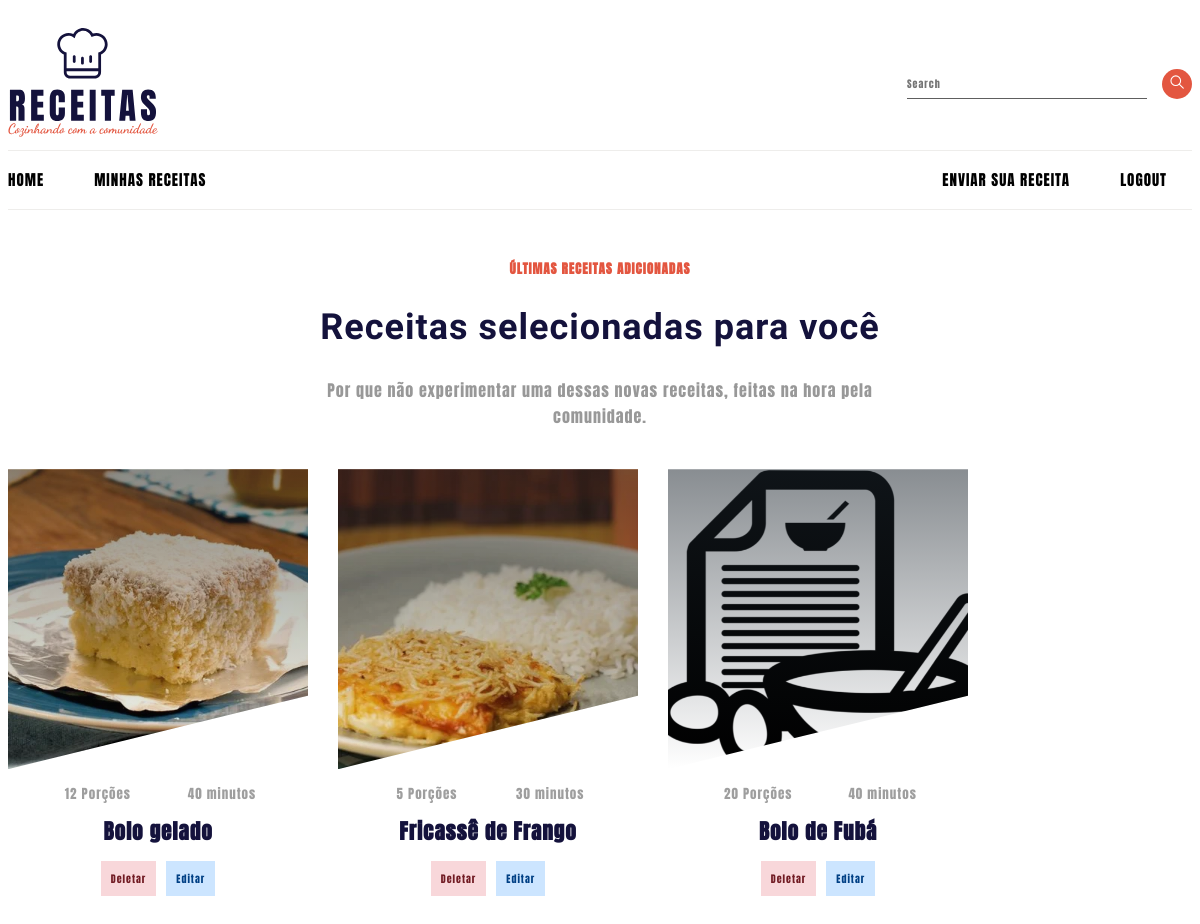
/dashboard (signed in), run on an earlier commit of the app's database.
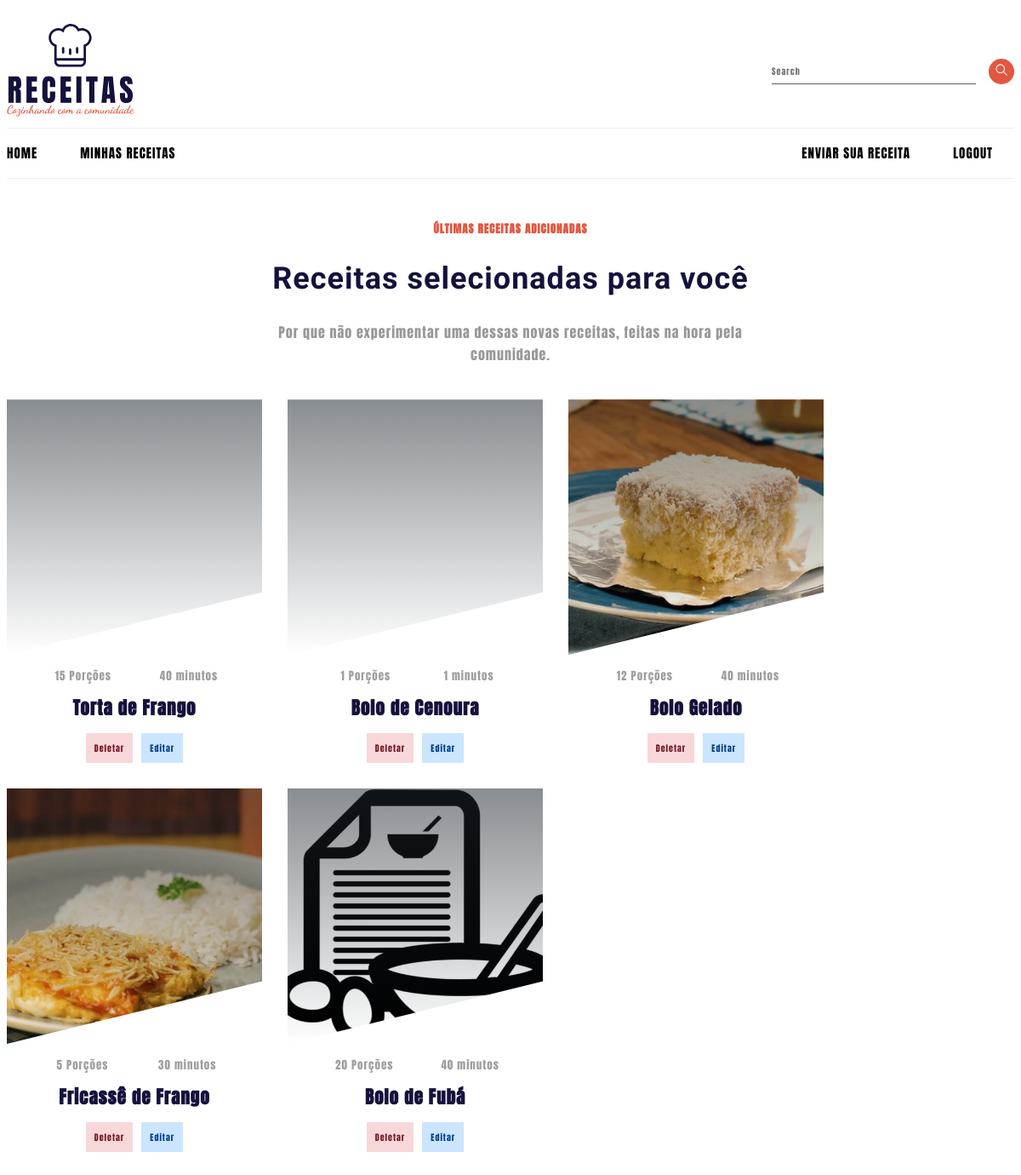
And on a later commit of the database.
### receitas/models.py (models this page shows, shortened)
class Receita(models.Model):
  pessoa = models.ForeignKey(User, on_delete = models.CASCADE)
  nome = models.CharField(max_length = 200)
  ingredientes = models.TextField()
  modo_preparo = models.TextField()
  tempo_preparo = models.IntegerField()
  rendimento = models.IntegerField()
  categoria = models.CharField(max_length = 100)
  data_receita = models.DateTimeField(default = datetime.now, blank = True)
  foto = models.ImageField(upload_to = 'fotos/%d/%m/%Y', blank = True)
  publicado = models.BooleanField(default = False)

### usuarios/views.py (the view)
# urls.py: path('dashboard', views.dashboard, name = 'dashboard'),
@login_required(login_url = 'login')
def dashboard(request):
    id = request.user.id
    receitas = Receita.objects.order_by('-data_receita').filter(pessoa=id)
    dados = { 'receitas' : receitas }
    return render(request, 'usuarios/dashboard.html', dados)

### templates/usuarios/dashboard.html (shortened to what this page needs)
{% extends 'base.html' %}
{% load static %}
{% block content %}
{% include 'partials/_menu.html' %}
<main>
  <header class="box__header">
    <h6>Últimas receitas adicionadas</h6>
    <h2>Receitas selecionadas para você</h2>
    <h5>Por que não experimentar uma dessas novas receitas, feitas na hora pela comunidade.</h5>
  </header>
  <div class="box__container">
    {% if receitas %}
      {% for receita in receitas %}
        <article class="recipe">
          <header class="header__recipe">
            {% if receita.foto == '' %}
              <a href="{% url 'receita' receita.id %}"><span class="thumbnail__recipe size__medium" style="background-image: url('{% static 'Image/receita_sem_imagem.png' %}');"></span></a>
            {% else %}
              <a href="{% url 'receita' receita.id %}"><span class="thumbnail__recipe size__medium" style="background-image: url('{{ receita.foto.url }}');"></span></a>
            {% endif %}
          </header>
          <div class="recipe__content">
            <footer class="recipe__footer">
              <div class="recipe__portions">
                <span>{{ receita.rendimento }} Porções</span>
              </div>
              <div class="recipe__cooking_time">
                <span>{{ receita.tempo_preparo }} minutos</span>
              </div>
            </footer>
            <h3 class="recipe__title">
              <a href="{% url 'receita' receita.id %}">{{ receita.nome }}</a>
            </h3>
          </div>
          <div class="buttons__recipe">
            <a href="{% url 'deleta_receita' receita.id %}" type="button" class="btn__delete">Deletar</a>
            <a href="{% url 'edita_receita' receita.id %}" type="button" class="btn__edit">Editar</a>
          </div>
        </article>
      {% endfor %}
    {% else %}
        <h2 class="sem__receita">Nenhuma Receita cadastrada!  :(</h2>
    {% endif %}
  </div>
</main>
{% endblock %}

### templates/base.html (shortened to what this page needs)
{% load static %}
<!DOCTYPE html>
<html lang="pt-BR">
<head>
  <link rel="stylesheet" href="{% static 'css/styles.css' %}">
</head>
<body>
  {% block content %}
  {% endblock %}
</body>
</html>

### templates/partials/_menu.html (shortened to what this page needs)
{% load static %}
<header>
  <div class="header__container">
    <div class="top-wrapper">
      <a href="{% url 'index' %}" class="branding__link">
        <img src="{% static 'Image/logo.svg' %}" alt="Receitas - Cozinhando com a comunidade">
      </a>
      <div class="search">
        <form action="{% url 'busca' %}" class="search__form">
          <input type="search" name="busca" class="search__form__field" placeholder="Search">
          <button class="search__form__button" aria-hidden="true">
          </button>
        </form>
      </div>
    </div>
    <div class="bottom__wrapper">
      {% if user.is_authenticated %}
        <nav class="navigation">
          <ul class="menu">
            <li class="menu__item"><a href="{% url 'index' %}"><span>Home</span></a></li>
            <li class="menu__item"><a href="{% url 'dashboard' %}"><span>Minhas receitas</span></a></li>
          </ul>
        </nav>
        <div class="navigation__extras">
          <ul class="menu">
            <li class="menu__item"><a href="{% url 'enviar_receita' %}"><span>Enviar sua receita</span></a></li>
            <li class="menu__item"><a href="{% url 'logout' %}"><span>Logout</span></a></li>
          </ul>
        </div>
      {% endif %}
    </div>
  </div>
</header>

### projetoReceita/static/css/styles.css (style rules this page uses)
:root { --brand-color: #e35640; --blue-color: #14123c; }
* { box-sizing: border-box; font-size: 10px; font-family: 'Anton', sans-serif; letter-spacing: 1px; }
.header__container { display: flex; flex-direction: column; align-items: flex-start; justify-content: space-between; border: none !important; position: relative; height: 100%; max-width: 130rem; margin: 0 auto; }
.top-wrapper { padding: 2rem 0 1rem 0; display: flex; width: 100%; align-items: center; justify-content: space-between; }
.branding__link img { width: 15rem; }
.search { max-width: 30.1rem; }
.search__form { max-width: 100%; display: flex; position: relative; }
.search__form__field { width: 24rem; margin: 0 1.5rem 0; padding: 0; line-height: .8; border: none; border-bottom: 1px solid #5e5e5e; color: #686868; }
.search__form__button { height: 3rem; width: 3rem; border-radius: 50%; display: inline-block; color: #fff; background-color: var(--brand-color); border: 1px solid transparent; cursor: pointer; }
.search__form__button svg { height: 1.6rem; width: 1.6rem; padding: 0 0 0 1px; }
.qodef-svg--search { fill: none; stroke: currentColor; }
.bottom__wrapper { height: 6rem; border-top: 1px solid #eeedeb; border-bottom: 1px solid #eeedeb; display: flex; width: 100%; align-items: center; justify-content: space-between; }
.navigation { height: 100%; }
.menu { position: relative; display: flex; align-items: center; height: 100%; white-space: nowrap; margin: 0 !important; padding: 0; list-style: none; }
.menu__item { margin: 0 25px; }
.menu__item:first-child { margin-left: 0; }
.menu__item a { text-transform: uppercase; text-decoration: none; color: #000; }
.menu__item span { font-size: 1.5rem; text-decoration: none; }
main { max-width: 130rem; margin: 5rem auto; }
.box__header { margin: 0 auto 4rem; }
.box__header h6 { text-align: center; color: var(--brand-color); text-transform: uppercase; position: relative; font-style: normal; font-size: 1.3rem; line-height: 1.4em; max-width: 30rem; margin: 0 auto 1rem; }
.box__header h2 { font-size: 3.6rem; font-family: 'Dancing Script', cursive; line-height: 1.1; text-align: center; color: var(--blue-color); }
.box__header h5 { max-width: 56rem; clear: both; float: inherit; margin-left: auto; margin-right: auto; margin-top: 2rem; line-height: 1.625; font-weight: 400; text-align: center; font-size: 1.6rem; opacity: .4; }
.box__container { display: flex; gap: 3rem; flex-wrap: wrap; }
.recipe { width: 30rem; }
.thumbnail__recipe { z-index: 1; display: block; background-repeat: no-repeat; background-position: center; background-size: cover; position: relative; }
.size__medium { clip-path: polygon(0 0, 102% 0, 102% 75%, 0% 100%); height: 30rem; }
.size__medium::before { content: ""; position: absolute; z-index: 3; width: 100%; height: 100%; background: linear-gradient(to top, rgba(29, 38, 46, 0), rgba(29, 38, 46, .75) 100%); opacity: .7; }
.recipe__footer { display: flex; justify-content: space-evenly; margin: 1.5rem 0; }
.recipe__portions span, .recipe__cooking_time span { font-size: 1.3rem; font-weight: 400; color: #404040; opacity: .5; }
.recipe__title { transition: .3s ease-in-out all; text-align: center; word-break: break-word; }
.recipe__title a { color: var(--blue-color); text-decoration: none; font-size: 2.1rem; line-height: 1.33; }
.recipe__content { margin-bottom: 1.5rem; }
.buttons__recipe { display: flex; justify-content: center }
.btn__delete { text-decoration: none; background: #f8d7da; color: #721c24; border-color: #f5c6cb; padding: 1rem; margin-right: 1rem; }
.btn__edit { color: #004085; background: #cce5ff; border-color: #b8daff; text-decoration: none; padding: 1rem; }

What changed in the data, as far as the page shows it:
added Receita: rendimento "15", tempo_preparo "40", nome "Torta de Frango"
added Receita: rendimento "1", tempo_preparo "1", nome "Bolo de Cenoura"
changed Receita: nome "Bolo gelado" → "Bolo Gelado"
